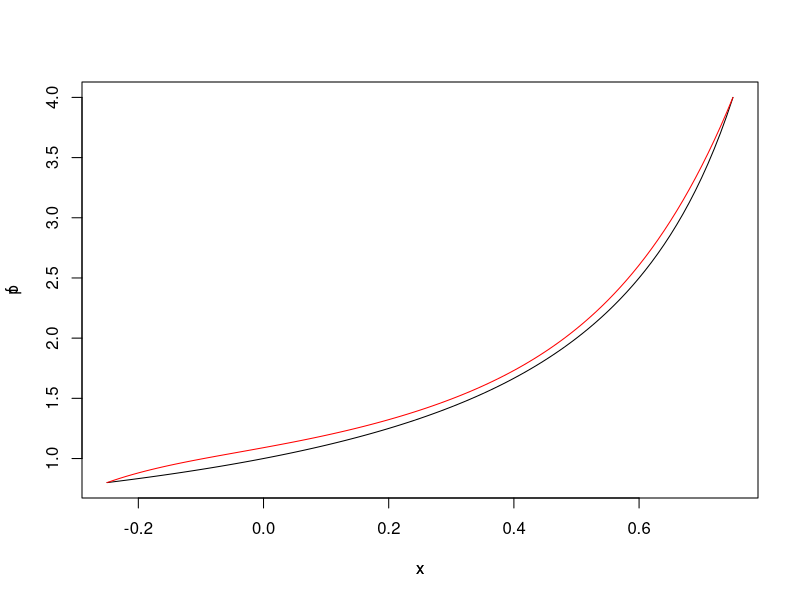
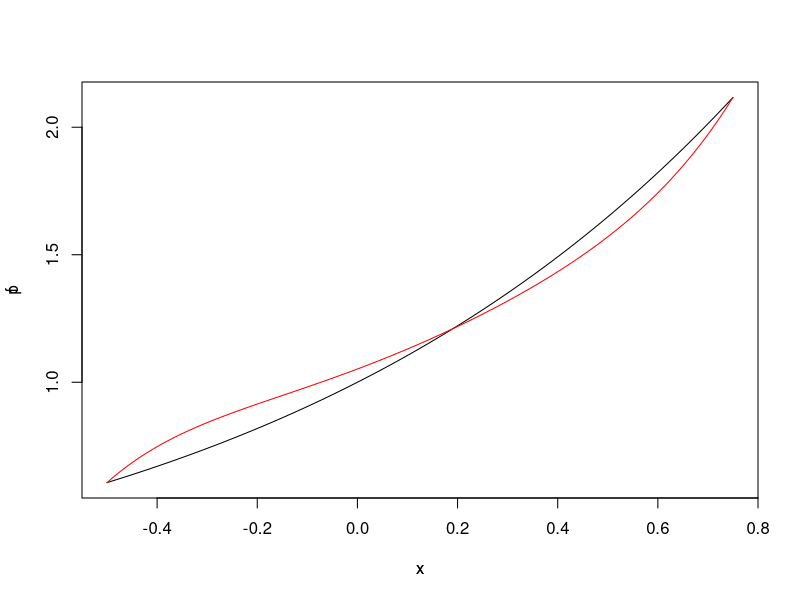
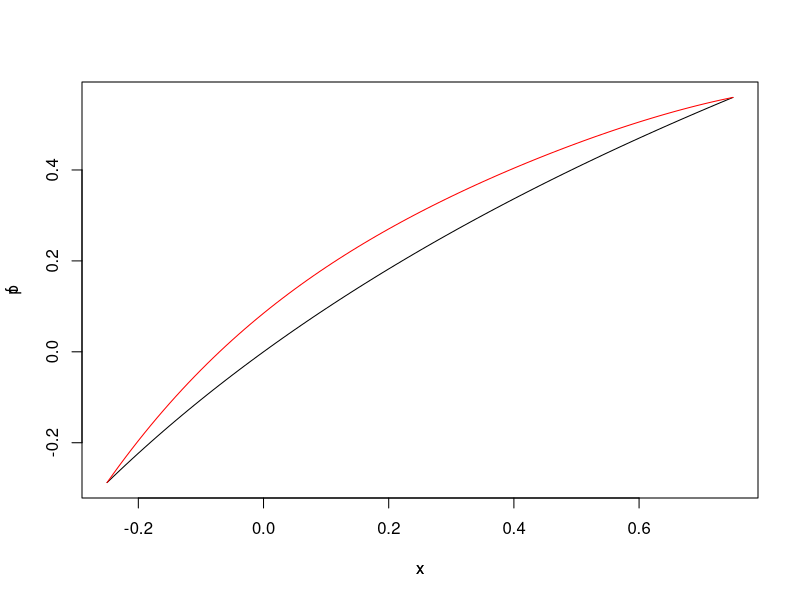

These figures' R source, in order:
## ---- chunk 1
knitr::opts_chunk$set(echo = TRUE)
## ---- chunk 2
library(pracma)
## ---- chunk 3
c = 0
f <- function(x) {1/(1-x)}
a <- taylor(f,x0=c,5)
a
## ---- chunk 4
p <- function(x) {a[6] + a[5]*(x-c) + (a[4]*(x-c)^2) + (a[3]*(x-c)^3) + (a[2]*(x-c)^4 +(a[6]*(x-c)^5))}
plot(f, from =-0.25,to=0.75)
par(new=TRUE)
plot(p, from = -0.75,to=0.75,axes=FALSE ,col = 'red')

## ---- chunk 5
c = 0
f <- function(x) {exp(x)}
a <- taylor(f,x0=c,5) 
a
## ---- chunk 6
p <- function(x) {a[6] + a[5]*(x-c) + (a[4]*(x-c)^2) + (a[3]*(x-c)^3) + (a[2]*(x-c)^4 +(a[6]*(x-c)^5))}
plot(f, from = -0.5,to=0.75)
par(new=TRUE)
plot(p, from = -0.75,to=0.75,axes=FALSE ,col = 'red')

## ---- chunk 7
c = 0
f <- function(x) {log(1+x)} 
a <- taylor(f, x0=c, 5)
a
## ---- chunk 8
p <- function(x) {a[6] + a[5]*(x-c) + (a[4]*(x-c)^2) + (a[3]*(x-c)^3) + (a[2]*(x-c)^4 +(a[6]*(x-c)^5))}
plot(f, from = -0.25,to=0.75)
par(new=TRUE)
plot(p, from = -0.75,to=0.75,axes=FALSE ,col = 'red')
